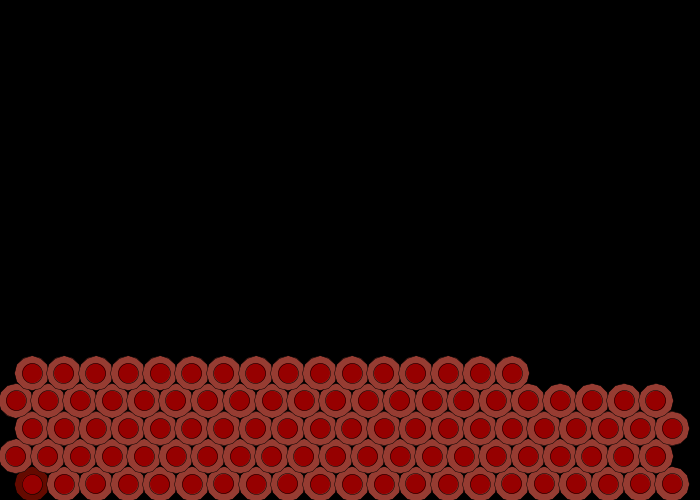
Frame 1 (no input)
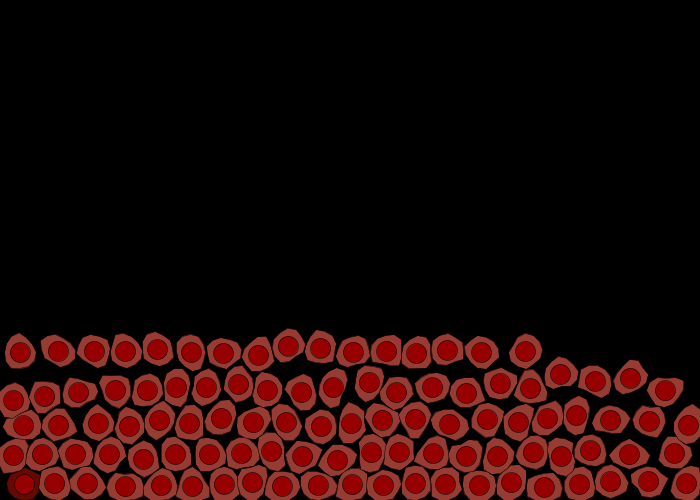
Frame 60 (the mouse pressed at the canvas centre just before this capture)
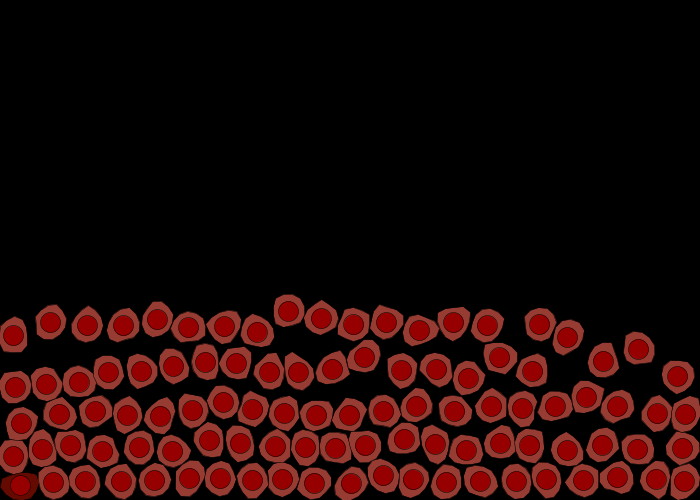
Frame 120 (the mouse held since frame 60 and released just before this capture)

The Processing sketch that drew these frames (run headless with seeded random() and noise(); from frame 60 on, the mouse is pressed at the canvas centre):

// Processing sketch: processing_142578
// ── processing_142578.pde

float radius = 16;
int nodesPerBlob = 12;
int blobNumber = 100;
float spring = 0.2;
float damping = 0.1;
float gas = -0.02;
float feildStrength = random(0.002);
float gravity = random(0.0000001);
float nominalArea;
float springLength;
class blob{
  node[] nodes;
  float area;
  PVector centroid;
  blob(PVector xo){
    nodes = new node[nodesPerBlob];
    for(int i=0;i<nodes.length;i++){
      float phi = TWO_PI*i/nodes.length;
      nodes[i] = new node(new PVector(
        xo.x+radius*cos(phi),xo.y+radius*sin(phi)));
    }
  }
  void update(){
    for(int i=0;i<nodes.length;i++){
      int j = i+1;
      if(j>=nodes.length){j=0;}
      PVector dx = PVector.sub(nodes[j].x,nodes[i].x);
      float restore = springLength-dx.mag();
      restore*=spring;
      nodes[i].N.add(dx);
      nodes[j].N.add(dx);
      dx.normalize();
      PVector dv = PVector.sub(nodes[j].v,nodes[i].v);
      float damper = dv.dot(dx)*-damping;
      PVector F = PVector.mult(dx,restore+damper);
      nodes[j].f.add(F);
      nodes[i].f.sub(F);
    }
    float pressure = gas*(nominalArea-area+32);
    for(int i=0;i<nodes.length;i++){
      nodes[i].update(pressure);
    }
  }
  void getArea(){
    area = 0;
    for(int i=0;i<nodes.length;i++){
      int j = i+1;
      if(j>=nodes.length){j=0;}
      area+=nodes[i].x.x*nodes[j].x.y;
      area-=nodes[j].x.x*nodes[i].x.y;
    }
    area*=0.5;
  }
  void getCentroid(){
    float Cx = 0;
    float Cy = 0;
    for(int i=0;i<nodes.length;i++){
      int j = i+1;
      if(j>=nodes.length){j=0;}
      Cx+=(nodes[i].x.x+nodes[j].x.x)
        *(nodes[i].x.x*nodes[j].x.y
          -nodes[j].x.x*nodes[i].x.y);
      Cy+=(nodes[i].x.y+nodes[j].x.y)
        *(nodes[i].x.x*nodes[j].x.y
          -nodes[j].x.x*nodes[i].x.y);
    }
    centroid = new PVector(Cx,Cy);
    centroid.mult(1.0/(6.0*area));
  }
  void draw(){
    beginShape();
    for(int i=0;i<nodes.length;i++){
      vertex(nodes[i].x.x,nodes[i].x.y);
    }
    endShape(CLOSE);
    ellipse(centroid.x,centroid.y,radius/2,radius/2);
    fill(150, 0, 0);
    ellipse(centroid.x, centroid.y, 20, 20);
    fill(150, 60, 50);

  }
  PVector forceFeild(PVector testPoint, boolean Newtons3rd){
    PVector[] sides = new PVector[nodes.length];
    PVector[] intermediates = new PVector[nodes.length];
    PVector[] normals = new PVector[nodes.length];
    boolean[] isInside = new boolean[nodes.length];
    float[] normDist = new float[nodes.length];
    for(int i=0;i<nodes.length;i++){
      intermediates[i] = new PVector();
    }
    for(int i=0;i<nodes.length;i++){
      int j = i+1;
      if(j>=nodes.length){j=0;}
      sides[i] = PVector.sub(nodes[j].x,nodes[i].x);
      sides[i].normalize();
      normals[i] = new PVector(-sides[i].y,sides[i].x);
      normDist[i] = PVector.sub(testPoint,nodes[i].x)
        .dot(normals[i]);
      if(normDist[i]>0){isInside[i] = true;
      }else{isInside[i] = false;}
      intermediates[i].add(sides[i]);
      intermediates[j].add(sides[i]);
    }
    for(int i=0;i<nodes.length;i++){
      intermediates[i].normalize();
    }
    float minDist = 1000000000;
    PVector feildForce = new PVector();
    int equalOpposite = -1;
    for(int i=0;i<nodes.length;i++){
      int j = i+1;
      if(j>=nodes.length){j=0;}
      if(PVector.sub(testPoint,nodes[i].x)
        .dot(intermediates[i])>0
        &&PVector.sub(testPoint,nodes[j].x)
        .dot(intermediates[j])<0
        &&PVector.sub(testPoint,nodes[i].x)
        .dot(normals[i])>0){
        if(minDist>normDist[i]){
          minDist = normDist[i];
          feildForce = PVector.mult(normals[i],minDist*-spring);
          equalOpposite = i;
        }
      }
    }
    if(equalOpposite>=0&&Newtons3rd){
      int i = equalOpposite;
      int j = i+1;
      if(j>=nodes.length){j=0;}
      nodes[i].f.sub(PVector.mult(feildForce,0.5));
      nodes[j].f.sub(PVector.mult(feildForce,0.5));
    }
    return(feildForce);
  }
  boolean pointIsInPolygon(PVector testPoint){
    boolean c = false;
    for(int i=0;i<nodes.length;i++) {
      int j = i-1;
      if(j==-1){j=nodes.length-1;}
      if(((nodes[i].x.y>testPoint.y)!=(nodes[j].x.y>testPoint.y))&&
     (testPoint.x<(nodes[j].x.x-nodes[i].x.x)
         *(testPoint.y-nodes[i].x.y)
         /(nodes[j].x.y-nodes[i].x.y)+nodes[i].x.x))
         c = !c;
    }
    return c;
  }
}
class node{
  PVector x;
  PVector v;
  PVector f;
  PVector N;
  node(PVector xo){
    x = xo.get();
    v = new PVector();
    f = new PVector();
    N = new PVector();
  }
  void update(float pressure){
    boolean dampen = false;
    if(x.x<0){
      f.x -= x.x*spring;
      dampen = true;
    };
    if(x.x>width){
      f.x -= (x.x-width)*spring;
      dampen = true;
    };
    if(x.y<0){
      f.y -= x.y*spring;
      dampen = true;
    };
    if(x.y>height){
      f.y -= (x.y-height)*spring;
      dampen = true;
    };
    if(dampen){v.mult(0.2);}
    N = new PVector(-N.y,N.x);
    N.normalize();
    f.add(PVector.mult(N,pressure));
    N = new PVector();
    v.add(f);
    f = new PVector(0,gravity);
    x.add(v);
  }
}
blob[] blobs;
void setup(){
  size(700, 500);
  nominalArea = PI*pow(radius,2);
  springLength = TWO_PI*radius/nodesPerBlob;
  blobs = new blob[blobNumber];
  int blobRows = floor(width/(2*radius));
  for(int i=0;i<blobs.length;i++){
    PVector xo = new PVector(
      radius+(i%blobRows)*2*radius,
      height-(radius+floor(i/blobRows)*2*radius*pow(3,0.5)/2));
    if(floor(i/blobRows)%2==0){xo.x+=radius;}
    blobs[i] = new blob(xo);
  }
  stroke(0);
  //fill(#00FF00,128);
  strokeWeight(0.5);
  smooth();
  //fill(100, 10, 0);
  ellipseMode(CENTER);
  
}
void draw(){
  if(frameCount%60==1){println(frameRate);}
  background(0);
  fill(100, 10, 0);
  PVector mouseV = new PVector(mouseX,mouseY);
  PVector pmouseV = new PVector(pmouseX,pmouseY);
  float pushrad = 8;
  if(mousePressed){
    for(int i=0;i<blobs.length;i++){
      for(int j=0;j<blobs[i].nodes.length;j++){
        PVector dx = PVector.sub(blobs[i].nodes[j].x,mouseV);
        if(dx.mag()<pushrad){
          blobs[i].nodes[j].v.add(PVector.mult(PVector.sub(
            PVector.sub(mouseV,pmouseV),
            blobs[i].nodes[j].v),0.5));
        }
      }
    }
  }
  for(int i=0;i<blobs.length;i++){
    blobs[i].getArea();
    blobs[i].getCentroid();
  }
  for(int i=1;i<blobs.length;i++){
    for(int j=0;j<i;j++){
      PVector dx = PVector.sub(
        blobs[j].centroid,blobs[i].centroid);
      if(dx.mag()<radius){
        float restore = (radius-dx.mag())*spring;
        dx.normalize();
        dx.mult(restore);
        for(int k=0;k<blobs[j].nodes.length;k++){
          blobs[j].nodes[k].f.add(dx);
        }
        for(int k=0;k<blobs[i].nodes.length;k++){
          blobs[i].nodes[k].f.sub(dx);
        }
      }
    }
  }
  for(int i=1;i<blobs.length;i++){
    for(int j=0;j<i;j++){
      for(int k=0;k<blobs[j].nodes.length;k++){
        if(blobs[i].pointIsInPolygon(blobs[j].nodes[k].x)){
          blobs[j].nodes[k].f.add(blobs[i].forceFeild(
            blobs[j].nodes[k].x,true));
        }
      }
      for(int k=0;k<blobs[i].nodes.length;k++){
        if(blobs[j].pointIsInPolygon(blobs[i].nodes[k].x)){
          blobs[i].nodes[k].f.add(blobs[j].forceFeild(
            blobs[i].nodes[k].x,true));
        }
      }
    }
  }
  for(int i=0;i<blobs.length;i++){
    blobs[i].update();
    blobs[i].draw();
  }
}
